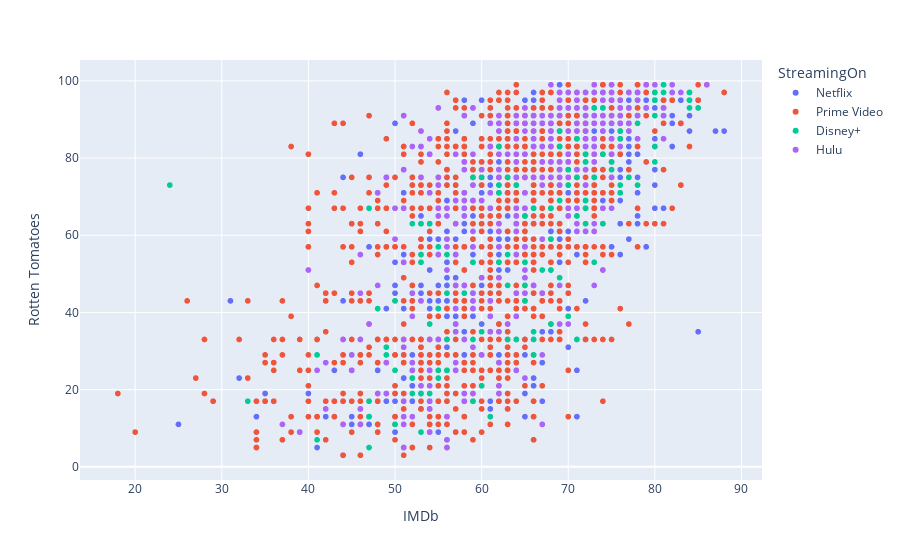

Notebook cell for this chart:
### Code cell
#Using Scatter Plot to See which Plateform is better for subscription 
px.scatter(df_both_ratings, x='IMDb',
           y='Rotten Tomatoes',color='StreamingOn')

### Figure 1 — Plotly figure (JSON) as saved in the notebook; plotly's stock layout.template omitted (floating-point values rounded to 4 significant figures; data arrays with more than 128 entries replaced by an {"elided": "..."} marker saying what was removed)
{"data": [{"hovertemplate": "StreamingOn=Netflix<br>IMDb=%{x}<br>Rotten Tomatoes=%{y}<extra></extra>", "legendgroup": "Netflix", "marker": {"color": "#636efa", "symbol": "circle"}, "mode": "markers", "name": "Netflix", "showlegend": true, "type": "scattergl", "x": {"elided": "656 int values"}, "xaxis": "x", "y": {"elided": "656 int values"}, "yaxis": "y"}, {"hovertemplate": "StreamingOn=Prime Video<br>IMDb=%{x}<br>Rotten Tomatoes=%{y}<extra></extra>", "legendgroup": "Prime Video", "marker": {"color": "#EF553B", "symbol": "circle"}, "mode": "markers", "name": "Prime Video", "showlegend": true, "type": "scattergl", "x": {"elided": "1366 int values"}, "xaxis": "x", "y": {"elided": "1366 int values"}, "yaxis": "y"}, {"hovertemplate": "StreamingOn=Disney+<br>IMDb=%{x}<br>Rotten Tomatoes=%{y}<extra></extra>", "legendgroup": "Disney+", "marker": {"color": "#00cc96", "symbol": "circle"}, "mode": "markers", "name": "Disney+", "showlegend": true, "type": "scattergl", "x": {"elided": "166 int values"}, "xaxis": "x", "y": {"elided": "166 int values"}, "yaxis": "y"}, {"hovertemplate": "StreamingOn=Hulu<br>IMDb=%{x}<br>Rotten Tomatoes=%{y}<extra></extra>", "legendgroup": "Hulu", "marker": {"color": "#ab63fa", "symbol": "circle"}, "mode": "markers", "name": "Hulu", "showlegend": true, "type": "scattergl", "x": {"elided": "320 int values"}, "xaxis": "x", "y": {"elided": "320 int values"}, "yaxis": "y"}], "layout": {"legend": {"title": {"text": "StreamingOn"}, "tracegroupgap": 0}, "margin": {"t": 60}, "xaxis": {"anchor": "y", "domain": [0, 1], "title": {"text": "IMDb"}}, "yaxis": {"anchor": "x", "domain": [0, 1], "title": {"text": "Rotten Tomatoes"}}}}
